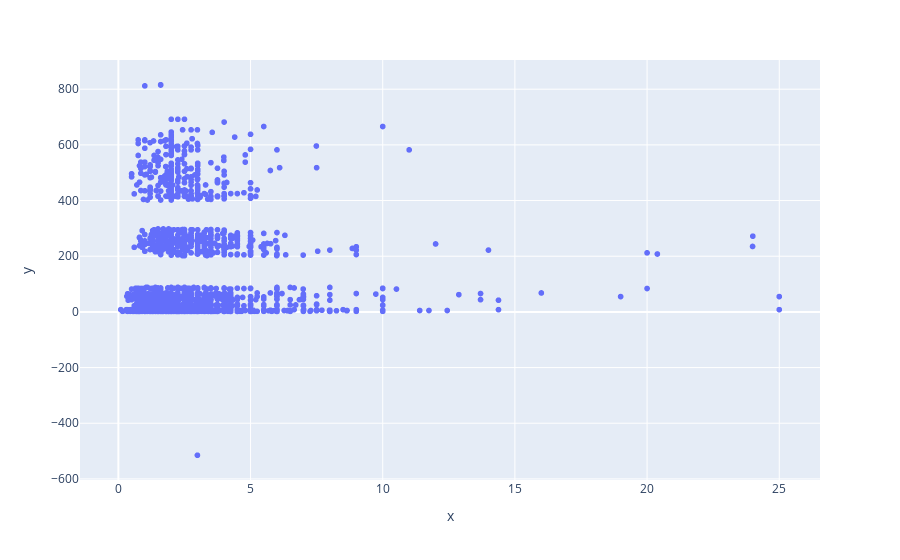

Notebook cell for this chart:
### Code cell
px.scatter(x = df2['price2'], y = df2['Energy3'])

### Figure 1 — Plotly figure (JSON) as saved in the notebook; plotly's stock layout.template omitted (floating-point values rounded to 4 significant figures; data arrays with more than 128 entries replaced by an {"elided": "..."} marker saying what was removed)
{"data": [{"hovertemplate": "x=%{x}<br>y=%{y}<extra></extra>", "legendgroup": "", "marker": {"color": "#636efa", "symbol": "circle"}, "mode": "markers", "name": "", "showlegend": false, "type": "scattergl", "x": {"elided": "2890 float values"}, "xaxis": "x", "y": {"elided": "2890 float values"}, "yaxis": "y"}], "layout": {"legend": {"tracegroupgap": 0}, "margin": {"t": 60}, "xaxis": {"anchor": "y", "domain": [0, 1], "title": {"text": "x"}}, "yaxis": {"anchor": "x", "domain": [0, 1], "title": {"text": "y"}}}}
